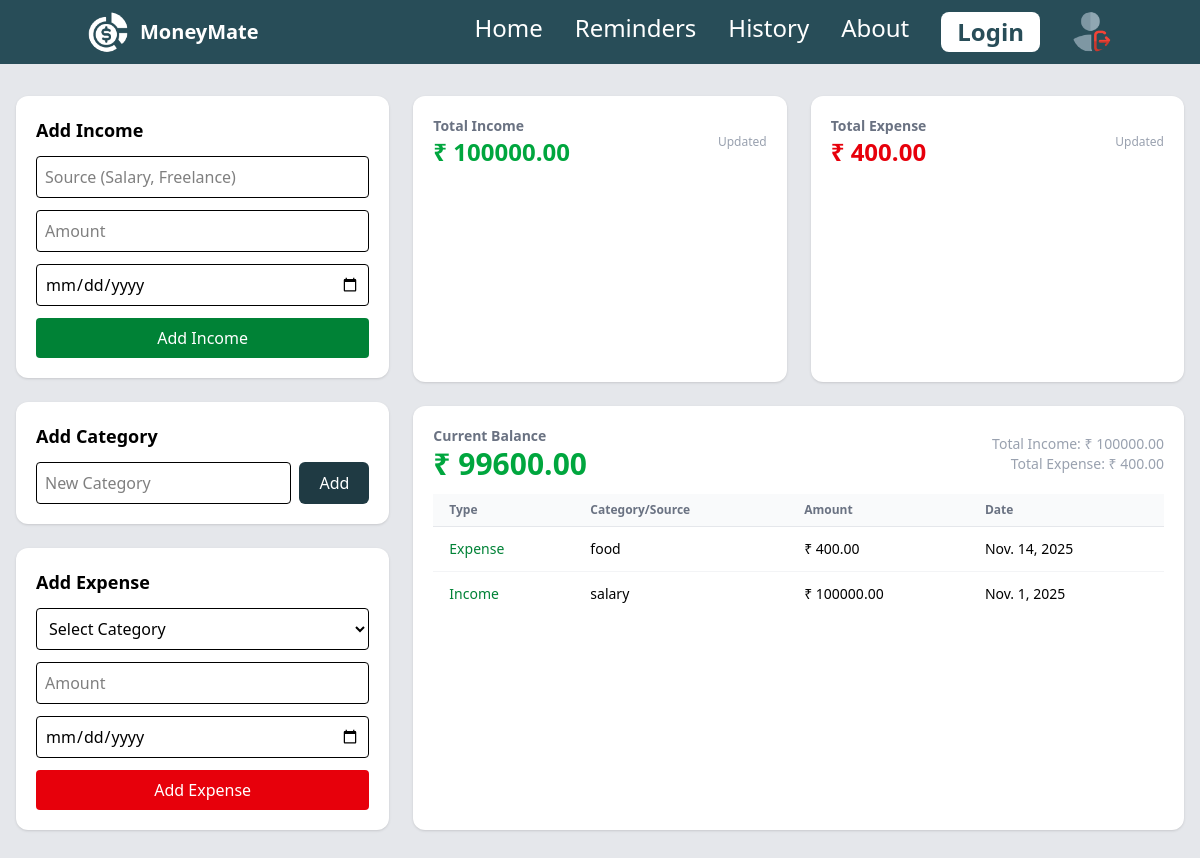
/home/ (signed in), run on an earlier commit of the app's database.
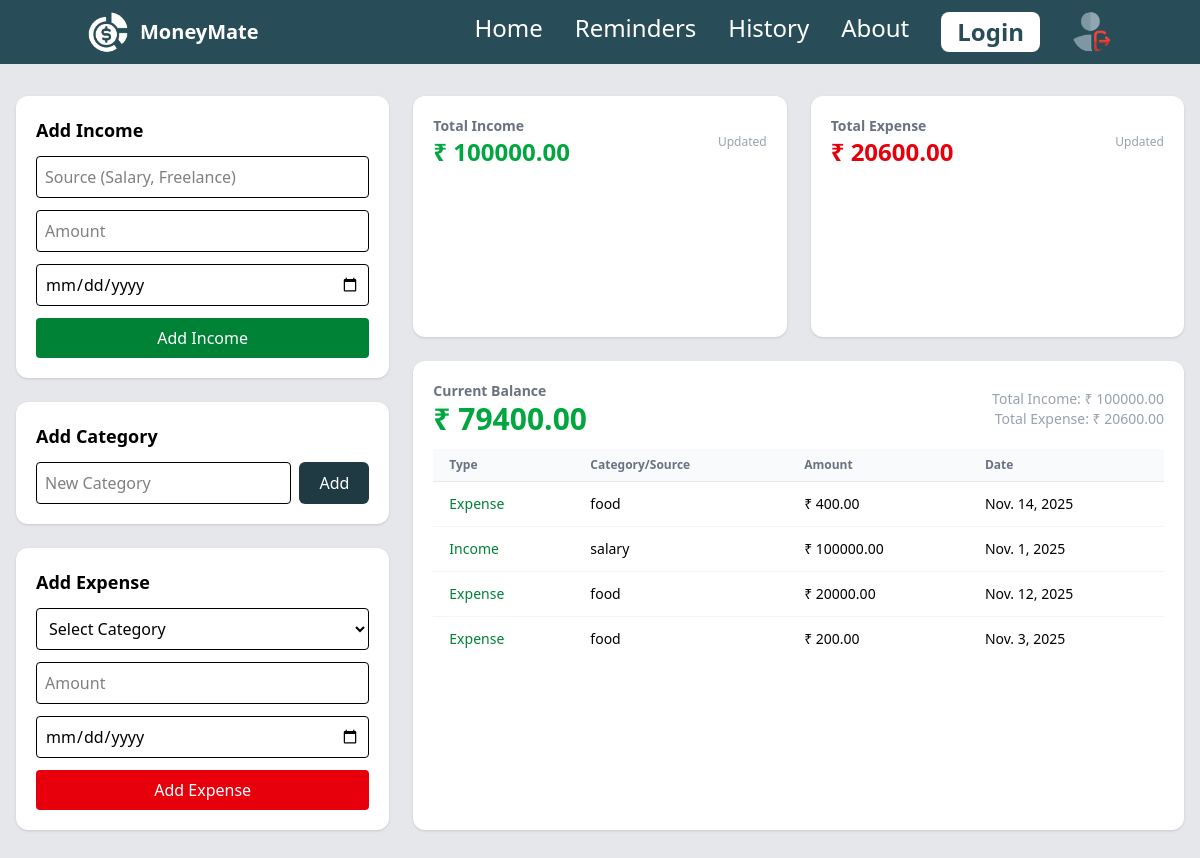
And on a later commit of the database.
### application/models.py (models this page shows, shortened)
class Transaction(models.Model):
    user = models.ForeignKey(User, on_delete=models.CASCADE)
    type = models.CharField(max_length=100, blank=True)
    source = models.CharField(max_length=100, blank=True)
    category = models.ForeignKey(Category, on_delete=models.SET_NULL, null=True, blank=True)
    amount = models.DecimalField(max_digits=12, decimal_places=2)
    date = models.DateField()
    time = models.TimeField(default=timezone.localtime)

class Category(models.Model):
    name = models.CharField(max_length=50)
    user = models.ForeignKey(User, on_delete=models.CASCADE, blank=True)
    def __str__(self):
        return self.name

### application/views.py (the view, shortened to what this page needs)
# urls.py: path('home/',views.home,name="homepage"),
def home(request):
    if request.user.is_authenticated:
        user = request.user
    else:
        print("Please Sign in")
    categorydata = Category.objects.filter(user=request.user)
    total_income = 0
    income_data=Income.objects.filter(user=request.user)
    for income in income_data:
        total_income = total_income + income.amount
    print(total_income)
    total_expense = 0
    expense_data = Expense.objects.filter(user=request.user)
    for expense in expense_data:
        total_expense = total_expense + expense.amount
    current_balance = total_income - total_expense
    recent_transactions = Transaction.objects.filter(user=request.user).order_by('-time')[:8]
    context={
            'categorydata':categorydata,
            'total_income':total_income,
            'total_expense':total_expense,
            'current_balance':current_balance,
            'recent_transcation':recent_transactions,
        }
    return render(request,"home.html",context)

### templates/home.html (shortened to what this page needs)
{% extends "base.html" %}
{% block bodyclass %} bg-gray-200
{% endblock bodyclass%}
{% block pbody %}
  <main class="max-w-7xl mx-auto px-4 py-8">
    <div class="grid grid-cols-1 lg:grid-cols-3 gap-6">
      <section class="lg:col-span-1 space-y-6">
        <div class="bg-white rounded-xl shadow p-5">
          <h3 class="text-lg font-semibold text-[var(--primary)] mb-3">Add Income</h3>
          <form method="post">
            <div class="space-y-3">
              <div>
                    <input type="text" name="source" placeholder="Source (Salary, Freelance)" class="w-full border p-2 mb-3 rounded">
                    <input type="number" step="0.01" name="amount" placeholder="Amount" class="w-full border p-2 mb-3 rounded">
                    <input type="date" name="date" class="w-full border p-2 mb-3 rounded">
                    <button type="submit" name="add_income" class="w-full text-red bg-green-700 py-2 rounded hover:opacity-90 text-white hover:bg-green-600">Add Income</button>
              </div>
            </div>
          </form>
        </div>
        <div class="bg-white rounded-xl shadow p-5">
          <h3 class="text-lg font-semibold text-[var(--primary)] mb-3">Add Category</h3>
          <form method="post">
            <div class="flex gap-2">
                <input type="text" name="category_name" placeholder="New Category" class="flex-1 border p-2 rounded-sm">
               <button type="submit" name="add_category"class="text-white bg-[#1f3a43] px-5 py-2 rounded-md hover:bg-gray-400 transition">
              Add</button>
            </div>
          </form>
        </div>
        <div class="bg-white rounded-xl shadow p-5">
            <h3 class="text-lg font-semibold text-[var(--primary)] mb-3 ">Add Expense</h3>
        <form method="post">
            <div class="space-y-3">
              <div>
                <select name="category" class="w-full border p-2 mb-3 rounded" required>
                    <option hidden >Select Category</option>
                </select>
                <input type="number" step="0.01" name="amount" placeholder="Amount" class="w-full border p-2 mb-3 rounded" required>
                <input type="date" name="date" class="w-full border p-2 mb-3 rounded" required>
                <button type="submit" name="add_expense" class="w-full bg-red-600 text-white py-2 rounded hover:opacity-90 hover:bg-red-500">Add Expense</button>
              </div>
            </div>
        </form>
        </div>
      </section>
      <section class="lg:col-span-2 grid grid-cols-1 md:grid-cols-2 gap-6">
        <div class="bg-white rounded-xl shadow p-5">
          <div class="flex items-center justify-between">
            <div>
              <h4 class="text-sm text-gray-500"><strong>Total Income</strong></h4>
              <div class="text-2xl font-bold text-green-600">₹ {{ total_income }}</div>
            </div>
            <div class="text-xs text-gray-400">Updated</div>
          </div>
        </div>
        <div class="bg-white rounded-xl shadow p-5">
          <div class="flex items-center justify-between">
            <div>
              <h4 class="text-sm text-gray-500"><strong>Total Expense</strong></h4>
              <div class="text-2xl font-bold text-red-600">₹ {{ total_expense }}</div>
            </div>
            <div class="text-xs text-gray-400">Updated</div>
          </div>
        </div>
        <div class="bg-white rounded-xl shadow p-5 md:col-span-2">
          <div class="flex items-center justify-between mb-3">
            <div>
              <h4 class="text-sm text-gray-500"><strong> Current Balance</strong></h4>
              <div class="text-3xl font-extrabold
              {% if current_balance > 200 %} text-green-600
              {% elif current_balance <= 200 and current_balance > 0  %}text-yellow-500
              {% else %}text-red-600 {% endif %}">
                ₹ {{ current_balance }}</div>
            </div>
            <div class="text-right text-sm text-gray-400">
              <div>Total Income: ₹ {{ total_income }}</div>
              <div>Total Expense: ₹ {{ total_expense }}</div>
            </div>
          </div>
          <div class="overflow-x-auto">
            <table class="min-w-full divide-y divide-gray-200">
              <thead class="bg-gray-50">
                <tr>
                  <th class="px-4 py-2 text-left text-xs text-gray-500">Type</th>
                  <th class="px-4 py-2 text-left text-xs text-gray-500">Category/Source</th>
                  <th class="px-4 py-2 text-left text-xs text-gray-500">Amount</th>
                  <th class="px-4 py-2 text-left text-xs text-gray-500">Date</th>
                </tr>
              </thead>
              <tbody class="bg-white divide-y divide-gray-100">
                {% for tra in recent_transcation %}
                <tr>
                  <td class="px-4 py-3 text-sm text-green-700 font-medium">{{tra.type}}</td>
                  {% if tra.source == "" %}
                    <td class="px-4 py-3 text-sm">{{ tra.category }}</td>
                  {% else %}
                    <td class="px-4 py-3 text-sm">{{ tra.source }}</td>
                  {% endif %}
                  <td class="px-4 py-3 text-sm">₹ {{ tra.amount }}</td>
                  <td class="px-4 py-3 text-sm">{{ tra.date }}</td>
                </tr>
                {% endfor %}
              </tbody>
            </table>
          </div>
        </div>
      </section>
    </div>
  </main>
{% endblock pbody %}

### templates/base.html (shortened to what this page needs)
{% load static %}
{% load tailwind_tags %}
<!DOCTYPE html>
<html lang="en">
<head>
    {% tailwind_css %}
</head>
<body class="{% block bodyclass%} {%endblock bodyclass%}">
<nav class="bg-[#284D58] text-white px-1 py-3">
  <div class="container mx-auto flex items-center justify-between">
    <div class="flex items-center space-x-3 ">
      <img src="/static/logo.png" alt="Logo" class="h-10 w-10 rounded-full">
      <span class="text-xl font-bold">MoneyMate</span>
    </div>
    <div class="hidden md:flex space-x-8">
      <a href="{% if user.is_authenticated %}{% url 'homepage' %} {% else %}{% url 'mainpage' %} {% endif %}" class="font-sans hover:text-gray-300 text-2xl">Home</a>
      {% if user.is_authenticated %}
      <a href="{% url 'reminderpage' %}" class="font-sans hover:text-gray-300 text-2xl">Reminders</a>
      <a href="{% url 'historypage' %}" class="font-sans hover:text-gray-300 text-2xl">History</a>
      {% endif %}
      <a href="{% url 'aboutpage' %}" class="font-sans hover:text-gray-300 text-2xl">About</a>
      <a href="{% url 'loginpage' %}" class="bg-white text-2xl text-[#284D58] px-4 py-1 rounded-lg font-semibold hover:bg-gray-200">Login</a>
      <div class="relative group">
      {% if user.is_authenticated %}
      <a href=" {% url 'logoutoption'%}"><img src="/static/logout.png" alt="Logo" class="h-10 w-10 rounded-full cursor-pointer"></a>
    </div>
      {% endif %}
    </div>
  </div>
</nav>
{% block pbody %}
{% endblock pbody%}
</body>
</html>

What changed in the data, as far as the page shows it:
added Transaction: type "Expense", category "food", amount "20000.00", date "Nov. 12, 2025"
added Transaction: type "Expense", category "food", amount "200.00", date "Nov. 3, 2025"
Also different on the page:
{{ total_expense }}: "400.00" → "20600.00"
{{ current_balance }}: "99600.00" → "79400.00"
